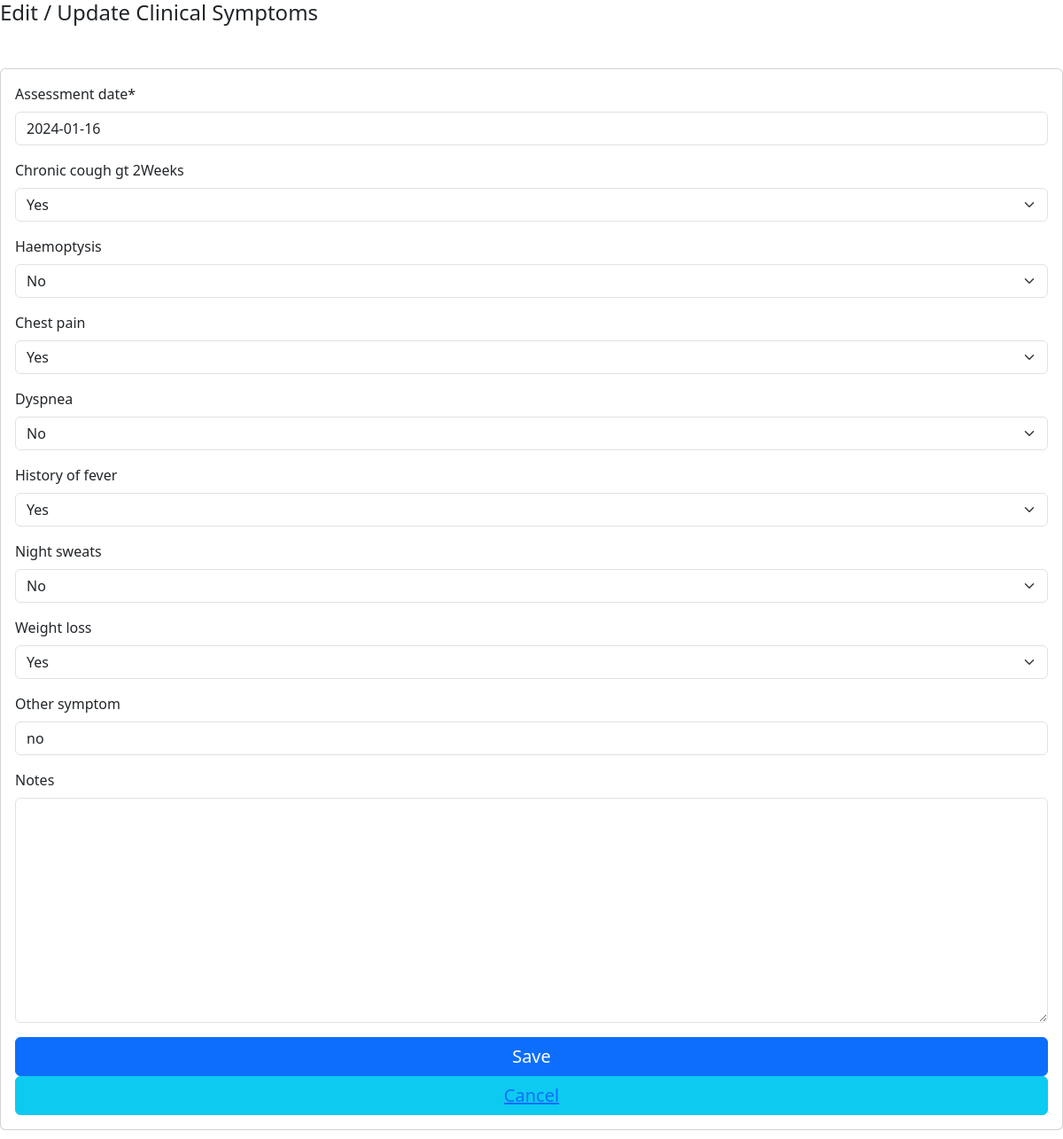
Page /client/edit/clinical_symptoms/1/ on the committed database.
### tb_app/models.py (models this page shows, shortened)
class Clinical_Sypmtoms(TSIS2BaseModel):
    client = models.ForeignKey("client", blank=False, null=False, on_delete=models.PROTECT)
    assessment_date = models.DateField(blank=False, null=False)
    chronic_cough_gt_2Weeks = models.CharField(blank=True, null=True,max_length=255,choices=YES_NO)
    haemoptysis = models.CharField(blank=True, null=True,max_length=255,choices=YES_NO)
    chest_pain = models.CharField(blank=True, null=True,max_length=255,choices=YES_NO)
    dyspnea = models.CharField(blank=True, null=True,max_length=255,choices=YES_NO)
    history_of_fever = models.CharField(blank=True, null=True,max_length=255,choices=YES_NO)
    night_sweats = models.CharField(blank=True, null=True,max_length=255,choices=YES_NO)
    weight_loss	 = models.CharField(blank=True, null=True,max_length=255,choices=YES_NO)
    other_symptom	 = models.CharField(blank=True, null=True,max_length=255)
    notes = models.TextField(blank=True, null=True)
    class Meta(object):
        default_permissions = ('add', 'change', 'delete', 'view', 'list')

### tb_app/views.py (the view)
# urls.py: path('edit/clinical_symptoms/<int:clinical_symptoms_id>/', edit_clinical_symptoms, name='edit_clinical_symptoms'),
def edit_clinical_symptoms(request, clinical_symptoms_id):
    clinical_symptoms = get_object_or_404(Clinical_Sypmtoms, pk=clinical_symptoms_id)
    client = clinical_symptoms.client
    if request.method == 'POST':
        form = Clinical_SypmtomsForm(request.POST, instance=clinical_symptoms)
        if form.is_valid():
            clinical_symptoms = form.save(commit=False)
            clinical_symptoms.modified_by_id =  request.session['User_id']
            clinical_symptoms.modified_on =  datetime.now()
            clinical_symptoms.save()
            return render(request, 'close_window.html')
    else:
        form = Clinical_SypmtomsForm(instance=clinical_symptoms)
    return render(request, 'edit_clinical_symptoms.html', {'form': form, 'clinical_symptoms': clinical_symptoms})

### tb_app/forms.py
class Clinical_SypmtomsForm(forms.ModelForm):
    class Meta:
        model = Clinical_Sypmtoms
        exclude = ['created_at', 'modified_on', 'created_by', 'modified_by', 'is_active', 'deleted_at', 'deleted_by', 'client', 'facility']
        widgets = {
            "examined_date": DatePickerInput(),
         }

### tb_app/base_model.py (called while the page is built)
    def get_queryset(self):
        if self.include_deleted:
            return TSIS2BaseQuerySet(self.model)
        return TSIS2BaseQuerySet(self.model).filter(deleted_at=None)

### tb_app/templates/edit_clinical_symptoms.html (shortened to what this page needs)
  {% load widget_tweaks %}
  {% load bootstrap5 %}
  {% bootstrap_css %}
  {% load crispy_forms_tags %}
  {% block content %}
<h4>Edit / Update Clinical Symptoms</h4>
<form method="POST" class="card p-3 mt-5 form-floating form-horizontal form-group">
  {{ form|crispy}}
  <button type="submit" class="btn btn-primary" style="font-size: 20px;">Save</button>
  <button class="btn btn-info" style="font-size: 20px;"><a href="{% url 'close_window'  %}">Cancel</a></button>
 </form>
{% endblock %}

### rows in the picture
Clinical_Sypmtoms: assessment_date "2024-01-16", chronic_cough_gt_2Weeks "Yes", haemoptysis "No", chest_pain "Yes", dyspnea "No", history_of_fever "Yes", night_sweats "No", weight_loss "Yes", other_symptom "no"
